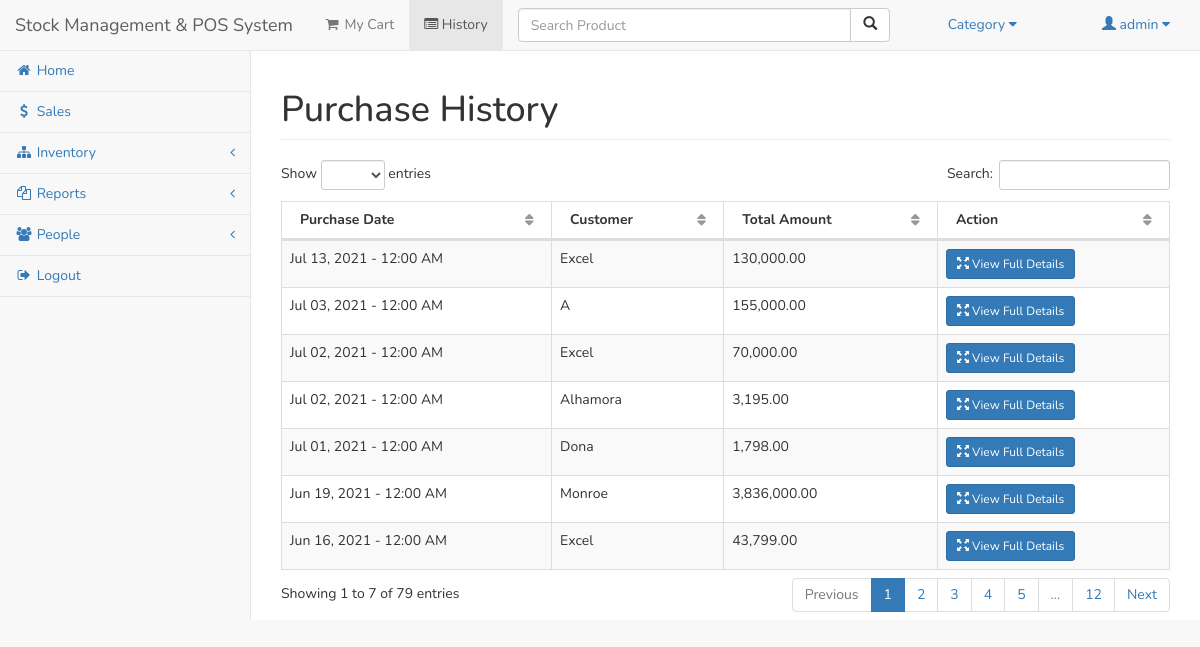
The page /admin/history.php (signed in) on the database as committed earlier.
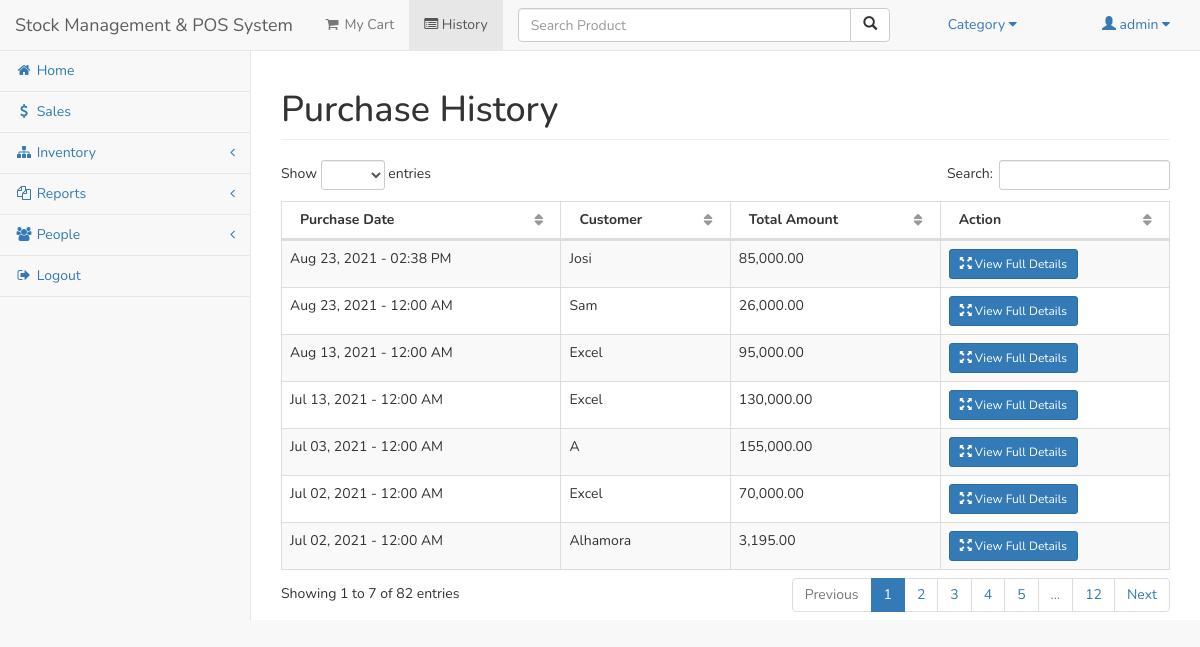
The same page on the database as committed later.
### tables this page shows
CREATE TABLE `sales` (
  `salesid` int(11) NOT NULL,
  `userid` int(11) NOT NULL,
  `sales_total` double NOT NULL,
  `sales_date` datetime NOT NULL,
  `customer_name` varchar(250) NOT NULL
);

### admin/history.php (the view, shortened to what this page needs)
<?php include('session.php'); ?>
<?php include('header.php'); ?>
<body>
<?php include('salesnavbar.php'); ?>
<div id="wrapper">
	<div id="page-wrapper">
		<div id="container-fluid">
			<div style="height: 50px;"></div>
			<div class="row">
		        <div class="col-lg-12">
		            <h1 class="page-header">Purchase History</h1>
		        </div>
		    </div>
			<div class="row">
		    <div class="col-lg-12">
				<table width="100%" class="table table-striped table-bordered table-hover" id="historyTable">
					<thead>
						<tr>
							<th>Purchase Date</th>
							<th>Customer</th>
							<th>Total Amount</th>
							<th>Action</th>
						</tr>
					</thead>
					<tbody>
						<?php
							$h=mysqli_query($conn,"select * from sales where userid='".$_SESSION['id']."' order by sales_date desc");
							while($hrow=mysqli_fetch_array($h)){
								?>
									<tr>
										<td><?php echo date("M d, Y - h:i A", strtotime($hrow['sales_date']));?></td>
										<td><?php echo $hrow['customer_name']; ?></td>
										<td><?php echo number_format($hrow['sales_total'],2); ?></td>
										<td>
											<a href="#detail<?php echo $hrow['salesid']; ?>" data-toggle="modal" class="btn btn-primary btn-sm"><span class="glyphicon glyphicon-fullscreen"></span> View Full Details</a>
										</td>
									</tr>
								<?php
							}
						?>
					</tbody>
		        </table>
		            </div>
		        </div>
		</div>
	</div>
</div>
</body>
</html>

Rows that differ between the two databases and show on the page:
no longer on this page (row edited): sales: sales_date "Jul 01, 2021 - 12:00 AM", customer_name "Dona", sales_total "1,798.00"
no longer on this page (row edited): sales: sales_date "Jun 19, 2021 - 12:00 AM", customer_name "Monroe", sales_total "3,836,000.00"
no longer on this page (row edited): sales: sales_date "Jun 16, 2021 - 12:00 AM", customer_name "Excel", sales_total "43,799.00"
added sales: sales_date "Aug 23, 2021 - 02:38 PM", customer_name "Josi", sales_total "85,000.00"
added sales: sales_date "Aug 23, 2021 - 12:00 AM", customer_name "Sam", sales_total "26,000.00"
added sales: sales_date "Aug 13, 2021 - 12:00 AM", customer_name "Excel", sales_total "95,000.00"
Other text that changed with them:
text written by a page script: "Show entries Search: Showing 1 to 7 of 79 entries Previous 1 2 3 4 5 … 12 Next" → "Show entries Search: Showing 1 to 7 of 82 entries Previous 1 2 3 4 5 … 12 Next"
